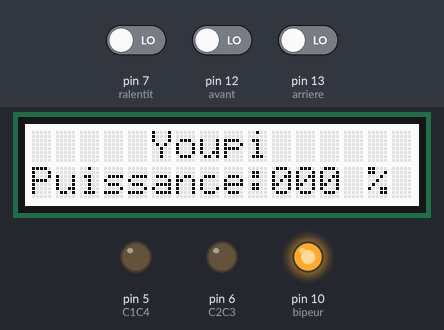
Simulated run of this sketch. Board: Arduino Uno, built with avr-gcc and run on an emulated ATmega328P. On the bench: 16×2 character LCD, output pins drawn as LEDs (lit = HIGH). Dashed ring = blinking. The test bench sets the inputs (shaded band); at power-on: pin 12 (avant) LOW, pin 13 (arriere) LOW, pin 7 (ralentit) LOW.

Above: at 1.2 s.
1.3 s: pin 12 (avant) driven HIGH
At 1.63 s:
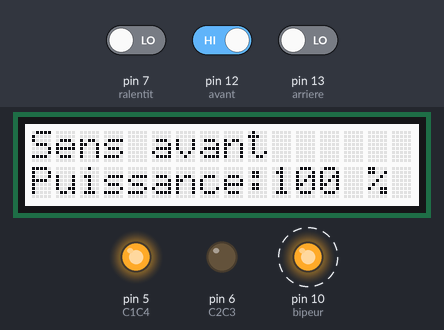
3.2 s: pin 13 (arriere) driven HIGH
At 3.49 s:
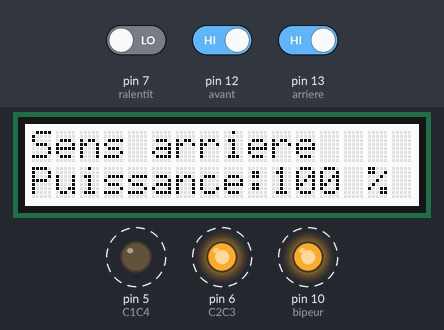
5.2 s: pin 7 (ralentit) driven HIGH
At 5.49 s:
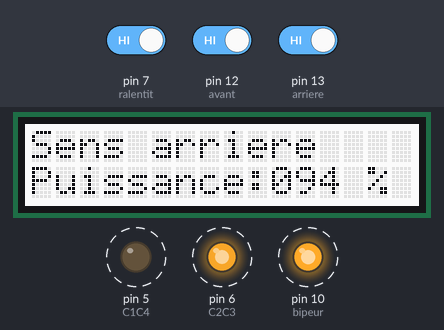
7.0 s: pin 13 (arriere) driven LOW
At 7.37 s:
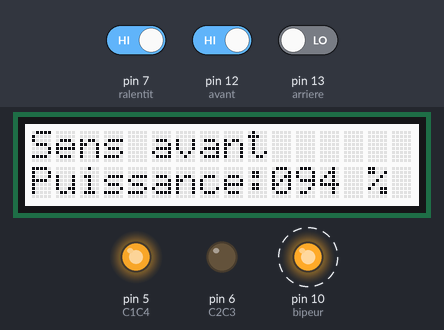
9.4 s: pin 12 (avant) driven LOW
At 9.9 s:
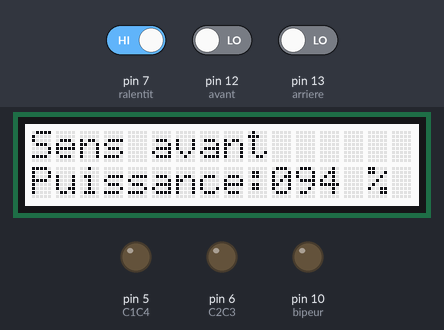
11.5 s: pin 13 (arriere) driven HIGH
At 12.12 s:
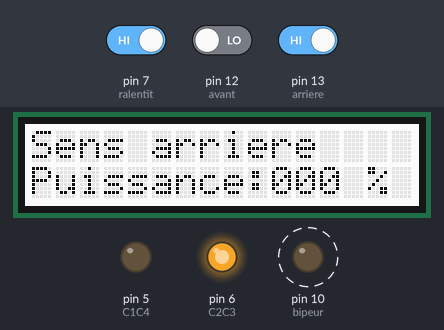
Timing chart, 0 to 14.5 s (numbered marks = the images above; inputs shaded):
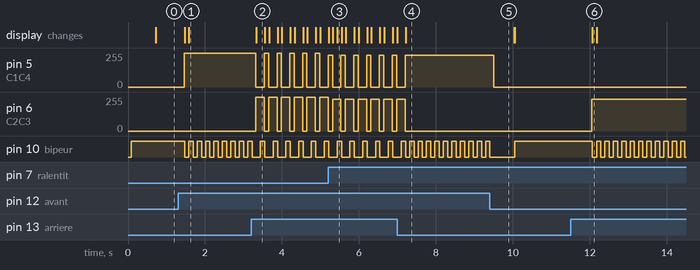

The sketch:

Moteur.ino
```cpp
#include <Wire.h>
#include <Adafruit_MCP23017.h>
#include <Adafruit_RGBLCDShield.h>
#define WHITE 0x7

const int avant=12;
const int arriere= 13;
const int C1C4=5;
const int C2C3=6;
const int bipeur=10;
const int ralentit=7;
int vitesse=0;
int puissance;
const int maxi=255;

Adafruit_RGBLCDShield lcd = Adafruit_RGBLCDShield();

void setup(){
pinMode(C1C4, OUTPUT);
pinMode(C2C3,OUTPUT);
pinMode(avant, INPUT);
pinMode(arriere,INPUT);
pinMode(ralentit,INPUT);
pinMode(bipeur,OUTPUT);
Serial.begin(9600);
lcd.begin(16, 2);
lcd.setCursor(0, 0);
lcd.setBacklight(WHITE);
lcd.setCursor(0,0);
lcd.print("Sens");
lcd.setCursor(0,1);
lcd.print("Puissance:");
lcd.setCursor(14,1);
lcd.print("%");
}

void loop(){

  puissance = ((vitesse*100)/255);
  lcd.setCursor(10,1);

  // Affichage de la puissance
if ( puissance < 100 ){
      if ( puissance < 10){     // puissance <10
        lcd.print("00");
        lcd.setCursor(12,1);
        lcd.print(puissance);
      }
      else {
      lcd.print("0"); // 10 < puissance <100
      lcd.setCursor(11,1);
      lcd.print(puissance); }}

else {
      lcd.print(puissance);  }  // puissance=100
      lcd.print("");


  digitalWrite(bipeur,HIGH);
  delay(100);

  if (digitalRead(ralentit)==1) {
     vitesse=240; }
  else { vitesse =255; }

  if (digitalRead(avant)==1){

      analogWrite(C2C3,0);
      analogWrite(C1C4,vitesse);
      lcd.setCursor(0,0);
      lcd.print("Sens");
      lcd.setCursor(5,0);

      lcd.print("avant     ");
      digitalWrite(bipeur,LOW);
      delay(100);


  }
  if (digitalRead(arriere)==1){

      analogWrite(C1C4,0);
      analogWrite(C2C3,vitesse);
      lcd.setCursor(0,0);
      lcd.print("Sens");
      lcd.setCursor(5,0);
      lcd.print("arriere  ");

      digitalWrite(bipeur,LOW);
      delay(100);

  }

  if ( digitalRead(arriere)==0) {
      if (digitalRead(avant)==0) {
          vitesse=0;
          analogWrite(C1C4,0);
          analogWrite(C2C3,0);
          delay(500);
          lcd.setCursor(0,0);
          lcd.print("     Youpi     ");
          lcd.print("                    "); }

  }


}
```

Measured:
- after the input at 1.3 s, pin 5 (C1C4): 0/255 → 255/255 after 0.16 s; pin 10 (bipeur): alternates HIGH for 0.11 s and LOW for 0.10 s, starting after 0.17 s; the display: first changes after 0.17 s (image 1 shows a later state)
- after the input at 3.2 s, pin 5 (C1C4): alternates 255/255 for 0.11 s and 0/255 for 0.22 s, starting after 0.12 s; pin 6 (C2C3): alternates 255/255 for 0.22 s and 0/255 for 0.11 s, starting after 0.12 s; pin 10 (bipeur): alternates HIGH for 0.11 s and LOW for 0.22 s, starting after 0.24 s; the display: changes after 0.13 s (image 2)
- after the input at 5.2 s, the display: first differs from a run without the input after 0.23 s (image 3)
- after the input at 7.0 s, pin 5 (C1C4): goes on until 7.2 s, then stays 240/255; pin 6 (C2C3): goes on until 7.2 s, then stays 0/255; pin 10 (bipeur): alternates HIGH for 0.11 s and LOW for 0.10 s, starting after 0.32 s
- after the input at 9.4 s, pin 5 (C1C4): 240/255 → 0/255 after 0.11 s
- after the input at 11.5 s, pin 6 (C2C3): 0/255 → 240/255 after 0.56 s; pin 10 (bipeur): alternates HIGH for 0.11 s and LOW for 0.10 s, starting after 0.57 s; the display: changes after 0.57 s (image 6)
